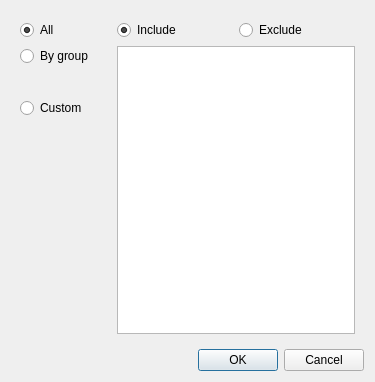
<?xml version="1.0" encoding="UTF-8"?>
<ui version="4.0">
 <class>dlg_SlaveAssignment</class>
 <widget class="QDialog" name="dlg_SlaveAssignment">
  <property name="geometry">
   <rect>
    <x>0</x>
    <y>0</y>
    <width>375</width>
    <height>382</height>
   </rect>
  </property>
  <property name="windowTitle">
   <string>Slave assigment</string>
  </property>
  <layout class="QGridLayout" name="gridLayout">
   <item row="0" column="0" rowspan="2">
    <widget class="QWidget" name="widget_2" native="true">
     <layout class="QVBoxLayout" name="verticalLayout_2">
      <item>
       <widget class="QRadioButton" name="rb_all">
        <property name="text">
         <string>All</string>
        </property>
        <property name="checked">
         <bool>true</bool>
        </property>
       </widget>
      </item>
      <item>
       <widget class="QRadioButton" name="rb_group">
        <property name="text">
         <string>By group</string>
        </property>
       </widget>
      </item>
      <item>
       <widget class="QWidget" name="widget_3" native="true">
        <layout class="QHBoxLayout" name="horizontalLayout">
         <property name="spacing">
          <number>0</number>
         </property>
         <property name="margin">
          <number>0</number>
         </property>
         <item>
          <spacer name="horizontalSpacer">
           <property name="orientation">
            <enum>Qt::Horizontal</enum>
           </property>
           <property name="sizeType">
            <enum>QSizePolicy::Fixed</enum>
           </property>
           <property name="sizeHint" stdset="0">
            <size>
             <width>20</width>
             <height>20</height>
            </size>
           </property>
          </spacer>
         </item>
         <item>
          <widget class="QWidget" name="w_slaveGroups" native="true"/>
         </item>
        </layout>
       </widget>
      </item>
      <item>
       <widget class="QRadioButton" name="rb_custom">
        <property name="text">
         <string>Custom</string>
        </property>
       </widget>
      </item>
      <item>
       <spacer name="verticalSpacer">
        <property name="orientation">
         <enum>Qt::Vertical</enum>
        </property>
        <property name="sizeHint" stdset="0">
         <size>
          <width>20</width>
          <height>40</height>
         </size>
        </property>
       </spacer>
      </item>
     </layout>
    </widget>
   </item>
   <item row="0" column="2">
    <widget class="QWidget" name="widget" native="true">
     <layout class="QVBoxLayout" name="verticalLayout">
      <item>
       <widget class="QWidget" name="widget_4" native="true">
        <layout class="QHBoxLayout" name="horizontalLayout_2">
         <property name="margin">
          <number>0</number>
         </property>
         <item>
          <widget class="QRadioButton" name="rb_include">
           <property name="text">
            <string>Include</string>
           </property>
           <property name="checked">
            <bool>true</bool>
           </property>
          </widget>
         </item>
         <item>
          <widget class="QRadioButton" name="rb_exclude">
           <property name="text">
            <string>Exclude</string>
           </property>
          </widget>
         </item>
        </layout>
       </widget>
      </item>
      <item>
       <widget class="QListWidget" name="lw_slaves">
        <property name="selectionMode">
         <enum>QAbstractItemView::ExtendedSelection</enum>
        </property>
       </widget>
      </item>
     </layout>
    </widget>
   </item>
   <item row="1" column="2">
    <widget class="QDialogButtonBox" name="buttonBox">
     <property name="orientation">
      <enum>Qt::Horizontal</enum>
     </property>
     <property name="standardButtons">
      <set>QDialogButtonBox::Cancel|QDialogButtonBox::Ok</set>
     </property>
    </widget>
   </item>
  </layout>
 </widget>
 <resources/>
 <connections>
  <connection>
   <sender>buttonBox</sender>
   <signal>accepted()</signal>
   <receiver>dlg_SlaveAssignment</receiver>
   <slot>accept()</slot>
   <hints>
    <hint type="sourcelabel">
     <x>248</x>
     <y>254</y>
    </hint>
    <hint type="destinationlabel">
     <x>157</x>
     <y>274</y>
    </hint>
   </hints>
  </connection>
  <connection>
   <sender>buttonBox</sender>
   <signal>rejected()</signal>
   <receiver>dlg_SlaveAssignment</receiver>
   <slot>reject()</slot>
   <hints>
    <hint type="sourcelabel">
     <x>316</x>
     <y>260</y>
    </hint>
    <hint type="destinationlabel">
     <x>286</x>
     <y>274</y>
    </hint>
   </hints>
  </connection>
 </connections>
</ui>
